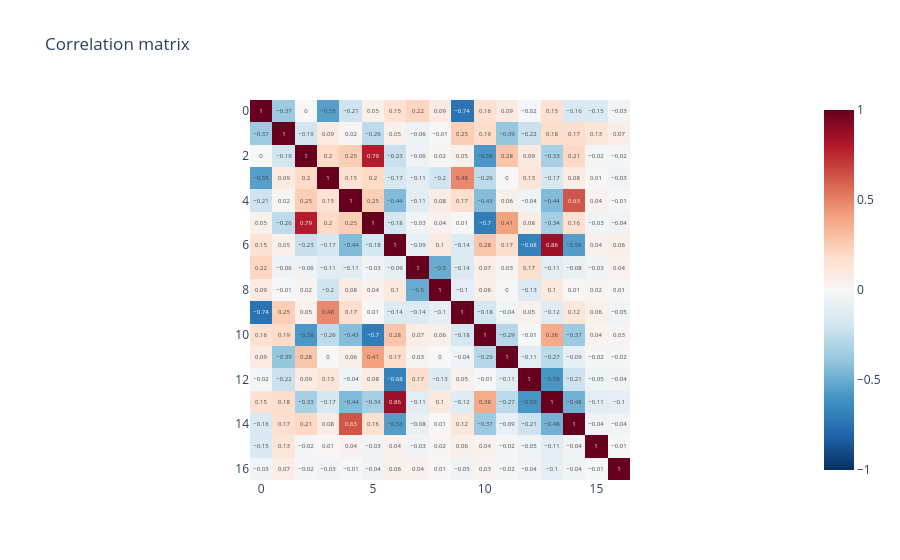

Source (notebook cell):
### Markdown cell above
### Pearson Correlation Heatmap

7. Plot the correlation table of all the explanatory variables of X_train. What do you think?

### Code cell
# Correlation matrix
corr_matrix = pd.DataFrame(X_train).corr().round(2)

fig = px.imshow(corr_matrix, text_auto=True, color_continuous_scale="RdBu_r", zmin=-1, zmax=1,
                title="Correlation matrix")
fig.show()

### Figure 1 — Plotly figure (JSON) as saved in the notebook; plotly's stock layout.template omitted (floating-point values rounded to 4 significant figures; data arrays with more than 128 entries replaced by an {"elided": "..."} marker saying what was removed)
{"data": [{"coloraxis": "coloraxis", "hovertemplate": "x: %{x}<br>y: %{y}<br>color: %{z}<extra></extra>", "name": "0", "texttemplate": "%{z}", "type": "heatmap", "x": [0, 1, 2, 3, 4, 5, 6, 7, 8, 9, 10, 11, 12, 13, 14, 15, 16], "xaxis": "x", "y": [0, 1, 2, 3, 4, 5, 6, 7, 8, 9, 10, 11, 12, 13, 14, 15, 16], "yaxis": "y", "z": {"elided": "17x17 float values"}}], "layout": {"coloraxis": {"autocolorscale": false, "cmax": 1, "cmin": -1, "colorscale": [[0.0, "rgb(5,48,97)"], [0.1, "rgb(33,102,172)"], [0.2, "rgb(67,147,195)"], [0.3, "rgb(146,197,222)"], [0.4, "rgb(209,229,240)"], [0.5, "rgb(247,247,247)"], [0.6, "rgb(253,219,199)"], [0.7, "rgb(244,165,130)"], [0.8, "rgb(214,96,77)"], [0.9, "rgb(178,24,43)"], [1.0, "rgb(103,0,31)"]]}, "title": {"text": "Correlation matrix"}, "xaxis": {"anchor": "y", "constrain": "domain", "domain": [0.0, 1.0], "scaleanchor": "y"}, "yaxis": {"anchor": "x", "autorange": "reversed", "constrain": "domain", "domain": [0.0, 1.0]}}}
